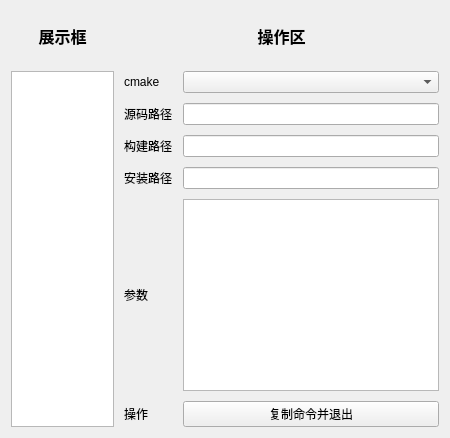
<?xml version="1.0" encoding="UTF-8"?>
<ui version="4.0">
 <class>cmake_tool_dialog</class>
 <widget class="QWidget" name="cmake_tool_dialog">
  <property name="geometry">
   <rect>
    <x>0</x>
    <y>0</y>
    <width>450</width>
    <height>438</height>
   </rect>
  </property>
  <property name="windowTitle">
   <string>cmake辅助工具</string>
  </property>
  <layout class="QVBoxLayout" name="verticalLayout">
   <item>
    <layout class="QGridLayout" name="gridLayout_5" columnstretch="10,0,0">
     <property name="spacing">
      <number>10</number>
     </property>
     <item row="0" column="0" colspan="2">
      <widget class="QLabel" name="label_2">
       <property name="text">
        <string>&lt;html&gt;&lt;head/&gt;&lt;body&gt;&lt;p&gt;&lt;span style=&quot; font-size:12pt; font-weight:700;&quot;&gt;展示框&lt;/span&gt;&lt;/p&gt;&lt;/body&gt;&lt;/html&gt;</string>
       </property>
       <property name="alignment">
        <set>Qt::AlignmentFlag::AlignCenter</set>
       </property>
      </widget>
     </item>
     <item row="0" column="2">
      <widget class="QLabel" name="label_3">
       <property name="text">
        <string>&lt;html&gt;&lt;head/&gt;&lt;body&gt;&lt;p&gt;&lt;span style=&quot; font-size:12pt; font-weight:700;&quot;&gt;操作区&lt;/span&gt;&lt;/p&gt;&lt;/body&gt;&lt;/html&gt;</string>
       </property>
       <property name="alignment">
        <set>Qt::AlignmentFlag::AlignCenter</set>
       </property>
      </widget>
     </item>
     <item row="1" column="0" rowspan="7" colspan="2">
      <widget class="QTextEdit" name="content_edit"/>
     </item>
     <item row="1" column="2" rowspan="7">
      <layout class="QGridLayout" name="gridLayout">
       <item row="11" column="1">
        <widget class="QLineEdit" name="install_dir_edit">
         <property name="text">
          <string/>
         </property>
         <property name="alignment">
          <set>Qt::AlignmentFlag::AlignLeading|Qt::AlignmentFlag::AlignLeft|Qt::AlignmentFlag::AlignVCenter</set>
         </property>
        </widget>
       </item>
       <item row="9" column="1">
        <widget class="QLineEdit" name="build_dir_edit"/>
       </item>
       <item row="13" column="1">
        <widget class="QPushButton" name="exit_btn">
         <property name="text">
          <string>复制命令并退出</string>
         </property>
        </widget>
       </item>
       <item row="5" column="0">
        <widget class="QLabel" name="label_6">
         <property name="text">
          <string>源码路径</string>
         </property>
         <property name="alignment">
          <set>Qt::AlignmentFlag::AlignLeading|Qt::AlignmentFlag::AlignLeft|Qt::AlignmentFlag::AlignVCenter</set>
         </property>
        </widget>
       </item>
       <item row="0" column="1">
        <widget class="QComboBox" name="cmake_combo">
         <property name="maximumSize">
          <size>
           <width>350</width>
           <height>16777215</height>
          </size>
         </property>
         <property name="sizeAdjustPolicy">
          <enum>QComboBox::SizeAdjustPolicy::AdjustToContentsOnFirstShow</enum>
         </property>
        </widget>
       </item>
       <item row="0" column="0">
        <widget class="QLabel" name="label_7">
         <property name="text">
          <string>cmake</string>
         </property>
        </widget>
       </item>
       <item row="12" column="1">
        <widget class="QTextEdit" name="args_edit"/>
       </item>
       <item row="13" column="0">
        <widget class="QLabel" name="label_5">
         <property name="text">
          <string>操作</string>
         </property>
        </widget>
       </item>
       <item row="5" column="1">
        <widget class="QLineEdit" name="src_dir_edit"/>
       </item>
       <item row="11" column="0">
        <widget class="QLabel" name="label_4">
         <property name="text">
          <string>安装路径</string>
         </property>
         <property name="alignment">
          <set>Qt::AlignmentFlag::AlignLeading|Qt::AlignmentFlag::AlignLeft|Qt::AlignmentFlag::AlignVCenter</set>
         </property>
        </widget>
       </item>
       <item row="12" column="0">
        <widget class="QLabel" name="label_8">
         <property name="text">
          <string>参数</string>
         </property>
        </widget>
       </item>
       <item row="9" column="0">
        <widget class="QLabel" name="label">
         <property name="text">
          <string>构建路径</string>
         </property>
         <property name="alignment">
          <set>Qt::AlignmentFlag::AlignLeading|Qt::AlignmentFlag::AlignLeft|Qt::AlignmentFlag::AlignVCenter</set>
         </property>
        </widget>
       </item>
      </layout>
     </item>
    </layout>
   </item>
  </layout>
 </widget>
 <resources/>
 <connections/>
</ui>
